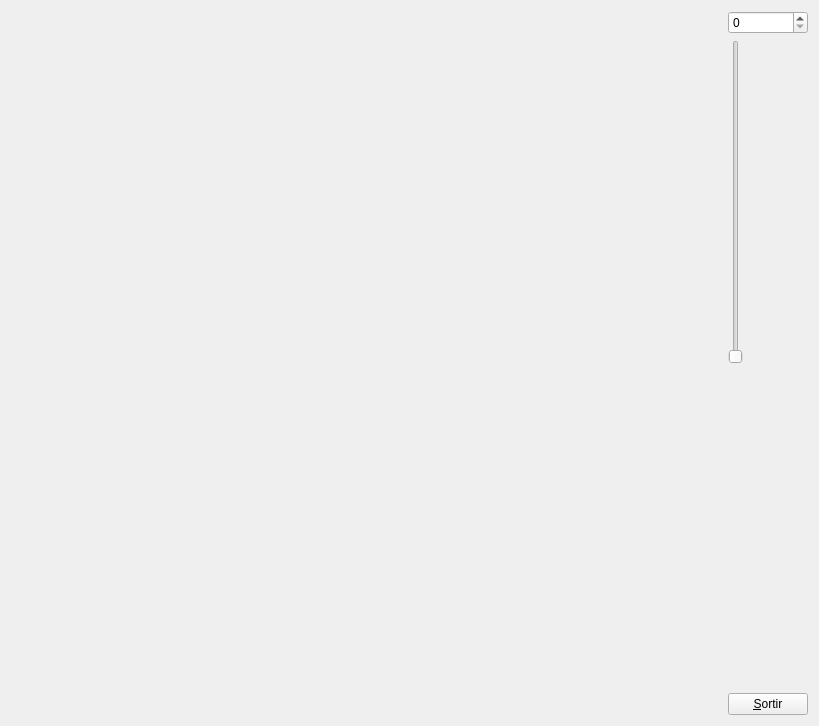
<?xml version="1.0" encoding="UTF-8"?>
<ui version="4.0">
 <class>MyForm</class>
 <widget class="QWidget" name="MyForm">
  <property name="geometry">
   <rect>
    <x>0</x>
    <y>0</y>
    <width>819</width>
    <height>726</height>
   </rect>
  </property>
  <property name="windowTitle">
   <string>IDI-Lab</string>
  </property>
  <layout class="QHBoxLayout" name="horizontalLayout">
   <item>
    <widget class="MyGLWidget" name="widget" native="true">
     <property name="sizePolicy">
      <sizepolicy hsizetype="Expanding" vsizetype="Expanding">
       <horstretch>0</horstretch>
       <verstretch>0</verstretch>
      </sizepolicy>
     </property>
    </widget>
   </item>
   <item>
    <layout class="QVBoxLayout" name="verticalLayout">
     <item>
      <widget class="QSpinBox" name="spinBox"/>
     </item>
     <item>
      <widget class="QSlider" name="verticalSlider">
       <property name="layoutDirection">
        <enum>Qt::LeftToRight</enum>
       </property>
       <property name="orientation">
        <enum>Qt::Vertical</enum>
       </property>
      </widget>
     </item>
     <item>
      <spacer name="verticalSpacer">
       <property name="orientation">
        <enum>Qt::Vertical</enum>
       </property>
       <property name="sizeHint" stdset="0">
        <size>
         <width>20</width>
         <height>40</height>
        </size>
       </property>
      </spacer>
     </item>
     <item>
      <widget class="QPushButton" name="pushButton">
       <property name="sizePolicy">
        <sizepolicy hsizetype="Fixed" vsizetype="Fixed">
         <horstretch>0</horstretch>
         <verstretch>0</verstretch>
        </sizepolicy>
       </property>
       <property name="text">
        <string>&amp;Sortir</string>
       </property>
      </widget>
     </item>
    </layout>
   </item>
  </layout>
 </widget>
 <customwidgets>
  <customwidget>
   <class>MyGLWidget</class>
   <extends>QWidget</extends>
   <header>MyGLWidget.h</header>
   <container>1</container>
  </customwidget>
 </customwidgets>
 <resources/>
 <connections>
  <connection>
   <sender>pushButton</sender>
   <signal>clicked()</signal>
   <receiver>MyForm</receiver>
   <slot>close()</slot>
   <hints>
    <hint type="sourcelabel">
     <x>796</x>
     <y>596</y>
    </hint>
    <hint type="destinationlabel">
     <x>839</x>
     <y>529</y>
    </hint>
   </hints>
  </connection>
 </connections>
</ui>
